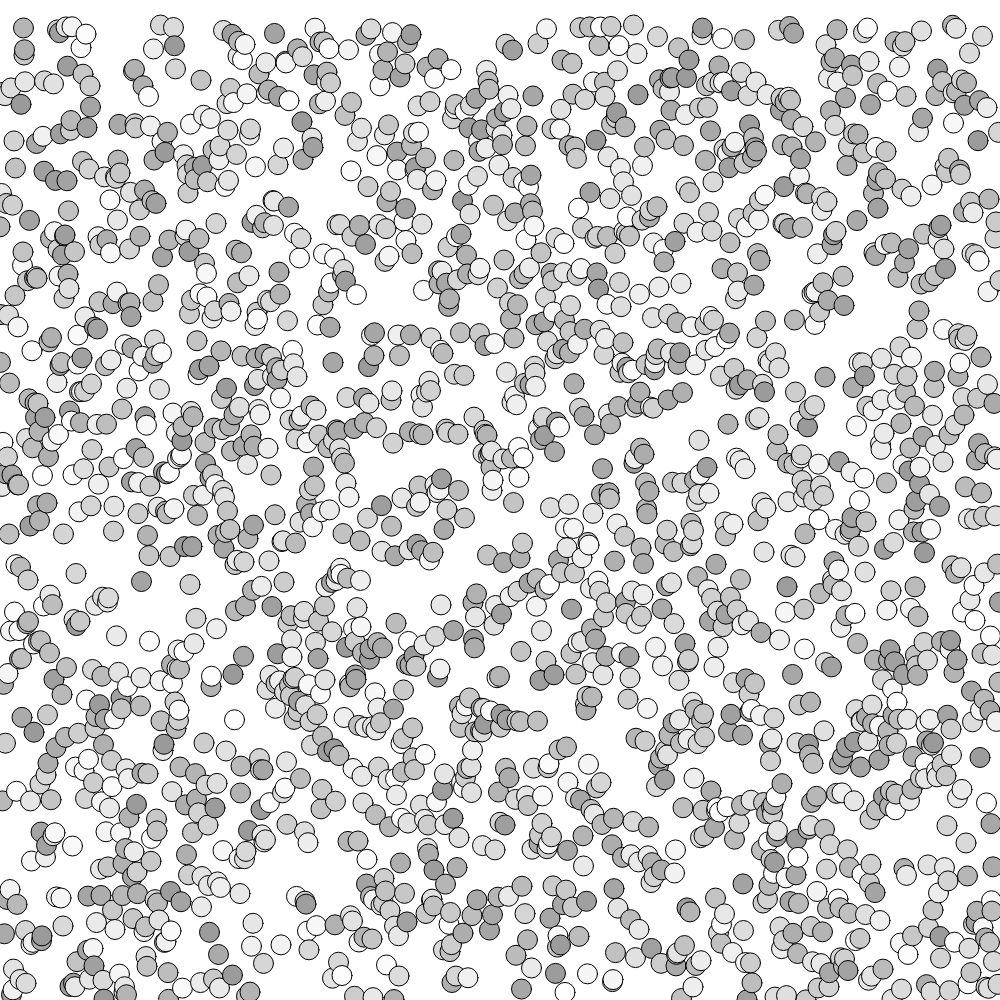
Frame 1 (no input)
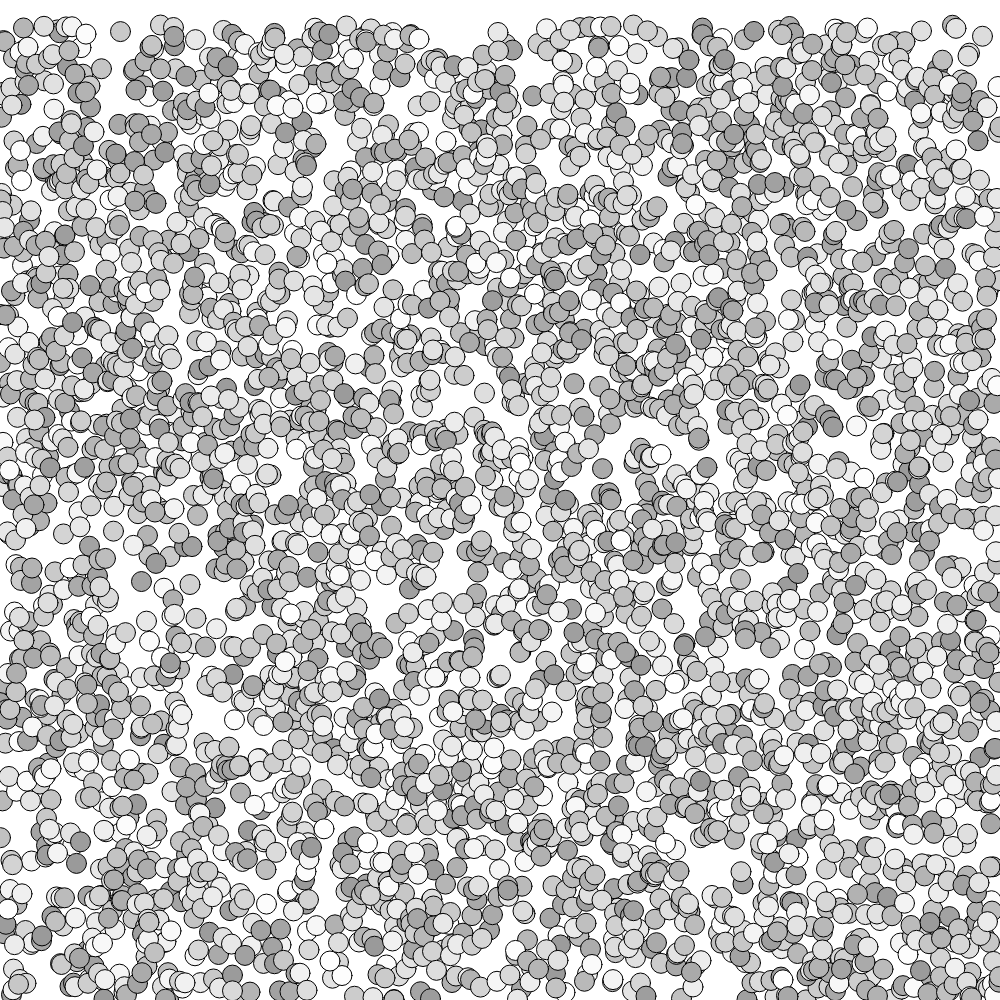
Frame 2 (the mouse pressed at the canvas centre, redrawn once)

The p5.js sketch that drew these frames (run headless with seeded random() and noise() and a simulated clock; the mouse was pressed at the canvas centre and the sketch redrawn once):

// p5.js sketch
// ── sketch.js


function setup() {
  createCanvas(1000, 1000);
}

function draw() {
  for (var i =0; i <= 2000; i += 1){
    var gray = int(random(0, 102));
    var randi = random(25, 1000);
    fill(255-gray);
    ellipse(i/2, randi, 20, 20)
    console.log(randi)
  }
  console.log("string")
  noLoop();
  }
